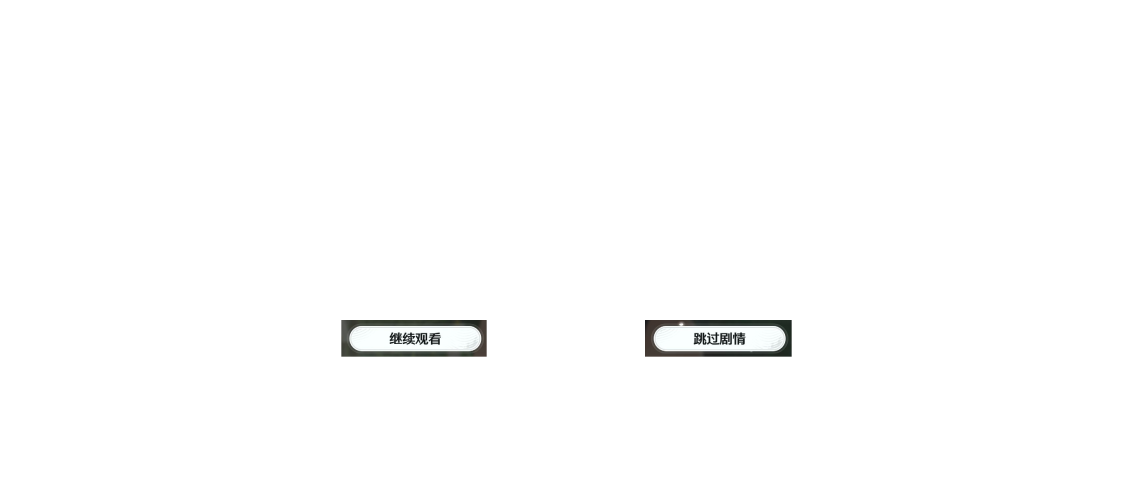
#> input picture tests/images/skip_quest_confirm_21_9.jpg, 3413 x 1440 px (shown at 1/3 size)
$ python -i detect.py   (imports and definitions only)
#> lines starting #> are read from the running program, lines starting #| are printed output that depends on the picture
import heapq
import re
from collections import namedtuple
from typing import Iterable, Optional, Tuple

import cv2
import numpy as np

FULL_HEARTS_PX = 5633
MAX_HEARTS = 8
_PROGRESS = re.compile(r'\(\s*(\d+)\s*/\s*(\d+)\s*\)')


# [22 lines left out: functions find_marker, heart_px, not called in this run]


def hearts_from_px(px: int, full_px: int = FULL_HEARTS_PX, max_hearts: int = MAX_HEARTS) -> int:
    return max(0, min(max_hearts, round(px * max_hearts / full_px)))


# [5 lines left out: function hearts_state, not called in this run]


def marker_error_deg(marker_x: float, centre_x: float = 960.0, px_per_deg: float = 21.0) -> float:
    return (marker_x - centre_x) / px_per_deg


MINIMAP_CENTRE = (130.0, 121.0)     # 1920x1080 frame; the player arrow sits at the minimap centre


def _angle(dx: float, dy_down: float) -> float:
    """Screen angle in degrees: east 0, north 90, anticlockwise positive."""
    return float(np.degrees(np.arctan2(-dy_down, dx)) % 360)


# [21 lines left out: function arrow_heading, not called in this run]


ICON_MIN_PX = 8      # the icon shrinks inside 50 m; the full size is about 250 px


# [34 lines left out: functions _target_icon, minimap_target_bearing, minimap_target_radius, not called in this run]


def _minimap_grid():
    cx, cy = MINIMAP_CENTRE
    yy, xx = np.mgrid[0:260, 0:260]
    return np.hypot(xx - cx, yy - cy), np.degrees(np.arctan2(-(yy - cy), xx - cx)) % 360


WATER_RGB = np.array([16.0, 46.0, 60.0])    # open water on the minimap is this colour in every scene (spread about 3)
# The view cone blends the minimap towards white, most near the arrow and fading out to the rim. Open water under
# it follows this share (measured over many frames at these minimap radii), so the cone is not mistaken for land.
CONE_RADII = np.array([0.0, 22.0, 30.0, 38.0, 46.0, 54.0, 62.0, 80.0])
CONE_BLEND = np.array([0.24, 0.236, 0.22, 0.196, 0.17, 0.138, 0.092, 0.05])
CONE_HALF = 32.0                            # half the angle the cone spans
LAND_STEP = 16.0                            # colour distance from open water that counts as not water
CONE_LAND_STEP = 26.0                       # the same under the cone, where the blend itself varies a little


def _cone_water(rad: np.ndarray, water: np.ndarray) -> np.ndarray:
    blend = np.interp(rad, CONE_RADII, CONE_BLEND)[..., None]
    return water * (1 - blend) + 255.0 * blend


def _edge_samples(delta: float):
    angles = np.radians(np.arange(360))[:, None] + np.radians(delta) + 0 * CONE_EDGE_RADII[None, :]
    cx, cy = MINIMAP_CENTRE
    xs = cx + CONE_EDGE_RADII[None, :] * np.cos(angles)
    ys = cy - CONE_EDGE_RADII[None, :] * np.sin(angles)
    return xs.astype(np.float32), ys.astype(np.float32)


CONE_EDGE_RADII = np.arange(26, 63, 3.0)
_EDGE_CCW = _edge_samples(3.0)
_EDGE_CW = _edge_samples(-3.0)
CONE_EDGE_MIN = 45.0


def find_cone(rgb: np.ndarray) -> Optional[float]:
    """Minimap angle the view cone points to, or None when its edges do not show.

    The cone is a bright wedge with straight edges through the arrow, and the step in brightness across each edge
    is the same whatever lies beneath (water or land), unlike a land coast, which never lines up on the arrow.
    """
    green = cv2.GaussianBlur(rgb[:260, :260, 1].astype(np.float32), (3, 3), 0)
    ccw = cv2.remap(green, _EDGE_CCW[0], _EDGE_CCW[1], cv2.INTER_LINEAR)
    cw = cv2.remap(green, _EDGE_CW[0], _EDGE_CW[1], cv2.INTER_LINEAR)
    step = np.median(ccw - cw, axis=1)          # brighter on the CCW side of the angle: the cone starts there
    centres = np.arange(360)
    score = step[np.round(centres - CONE_HALF).astype(int) % 360] - step[np.round(centres + CONE_HALF).astype(int) % 360]
    best = int(np.argmax(score))
    return float(best) if score[best] >= CONE_EDGE_MIN else None


class _ConeMemory:
    angle: Optional[float] = None       # where the cone pointed last time it could be seen; the camera turns slowly


def minimap_danger(rgb: np.ndarray) -> np.ndarray:
    """Pixels of the minimap that are not open water (land, shallows, structures), as a 260x260 mask.

    Open water is one flat colour, and under the view cone another that is known too, so land is whatever differs
    from them: the cone is told apart by its wedge (found from the picture), and the soft band along its two
    edges is left out rather than guessed.
    """
    a = rgb[:260, :260].astype(float)
#> a: shape (260, 260, 3) float64; every value is 255
    rad, ang = _minimap_grid()
    r, g, b = a[..., 0], a[..., 1], a[..., 2]
#> r: shape (260, 260) float64; every value is 255
    yellow = (r > 180) & (g > 130) & (b < 140)
#> yellow: shape (260, 260) bool; every value is 0
    purple = (r > 100) & (b > 130) & (g < 120) & (b - g > 40)
    white = (r > 190) & (g > 190) & (b > 190)
#> white: shape (260, 260) bool; every value is 1
    over = cv2.dilate((yellow | purple | white).astype(np.uint8), np.ones((9, 9), np.uint8)) > 0
    ring = (rad > 12) & (rad < 68) & ~over
    near = ring & (np.abs(a - WATER_RGB).sum(2) < 14)
    water = np.median(a[near], axis=0) if near.sum() > 150 else WATER_RGB
#> water = [16, 46, 60]
    plain_gap = np.abs(a - water).sum(2)
#> plain_gap: shape (260, 260) float64; every value is 643
    cone_gap = np.abs(a - _cone_water(rad, water)).sum(2)
#> in _cone_water, `blend = np.interp(rad, CONE_RADII, CONE_BLEND)[..., None]`:
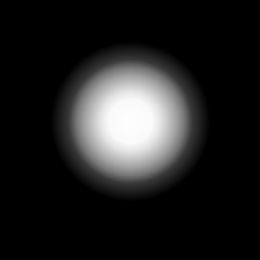
#> blend: shape (260, 260, 1) float64; min 0.05, max 0.24, mean 0.0748; drawn with min black and max white
#> in _cone_water, `blend = np.interp(rad, CONE_RADII, CONE_BLEND)[..., None]`:
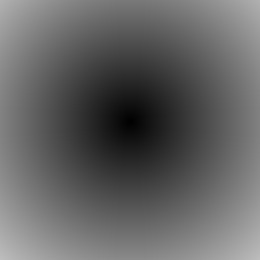
#> rad: shape (260, 260) float64; min 0, max 189.6, mean 99.7
#> in _cone_water, `return water * (1 - blend) + 255.0 * blend`:
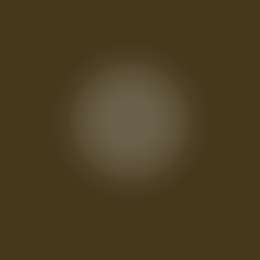
#> returned value: shape (260, 260, 3) float64; mean of channels 0, 1, 2 33.9, 61.6, 74.6; drawn as B, G, R
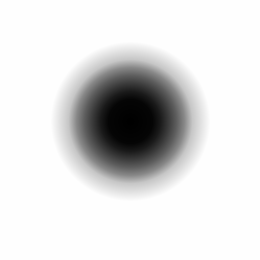
#> cone_gap: shape (260, 260) float64; min 488.7, max 610.9, mean 594.9; drawn with min black and max white
    centre = find_cone(rgb)
#> in find_cone, `green = cv2.GaussianBlur(rgb[:260, :260, 1].astype(np.float32), (3, 3)..`: green: shape (260, 260) float32; every value is 255
#> in find_cone, `step = np.median(ccw - cw, axis=1)`: step = 360 values from 0 to 0
#> in find_cone, `best = int(np.argmax(score))`: best = 0
    if centre is None:
        centre = _ConeMemory.angle      # land under the whole cone hides it: it points where it did
    else:
        _ConeMemory.angle = centre
    if centre is None:
        bad = plain_gap > LAND_STEP
        in_band = np.zeros_like(bad)
    else:
        off = np.abs((ang - centre + 180) % 360 - 180)
        inside = off <= CONE_HALF - 4
        in_band = (off > CONE_HALF - 4) & (off < CONE_HALF + 4)
        bad = np.where(inside, cone_gap > CONE_LAND_STEP, plain_gap > LAND_STEP)
    bad = bad & ~in_band & ~over & (rad < 68)
    kernel = cv2.getStructuringElement(cv2.MORPH_ELLIPSE, (9, 9))
    return cv2.morphologyEx(bad.astype(np.uint8), cv2.MORPH_OPEN, kernel) > 0


# [5 lines left out: function sector_danger, not called in this run]


Route = namedtuple('Route', 'bearing blocked path')

_STEPS = [(1, 0, 1.0), (-1, 0, 1.0), (0, 1, 1.0), (0, -1, 1.0),
          (1, 1, 1.414), (1, -1, 1.414), (-1, 1, 1.414), (-1, -1, 1.414)]


# [85 lines left out: function plan_route, not called in this run]


def heading_error(heading: float, bearing: float) -> float:
    """Degrees to turn: positive means the target is anticlockwise of the heading (turn left)."""
    return (bearing - heading + 180) % 360 - 180


def progress_pairs(texts: Iterable[str]) -> list:
    """Every '(n/m)' objective counter in the texts, as (n, m) pairs."""
    return [(int(n), int(m)) for text in texts for n, m in _PROGRESS.findall(text)]


def parse_progress(texts: Iterable[str]) -> Tuple[int, int]:
    pairs = progress_pairs(texts)
    return sum(n for n, _ in pairs), sum(m for _, m in pairs)

>>> import cv2
>>> picture = cv2.cvtColor(cv2.imread('../../tests/images/skip_quest_confirm_21_9.jpg'), cv2.COLOR_BGR2RGB)
>>> result = minimap_danger(picture)
